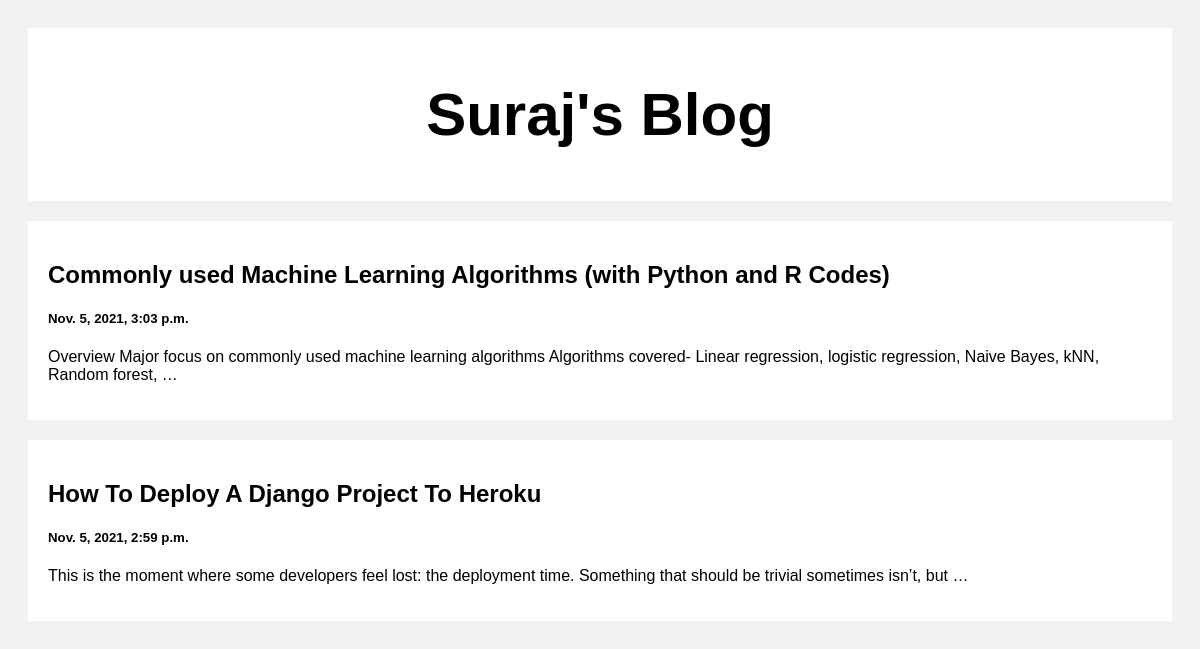
The page / on the database its author committed.
### posts/models.py (models this page shows)
class Post(models.Model):
    title = models.CharField(max_length=100)
    body = models.CharField(max_length=1000000)
    created_at = models.DateTimeField(default=datetime.now, blank=True)

### posts/views.py (the view)
# urls.py: path('', views.index, name='index'),
def index(request):
    posts = Post.objects.all()
    return render(request, 'index.html', {'posts': posts})

### templates/index.html (shortened to what this page needs)
<!DOCTYPE html>
<html>
<head>
</head>
<body>
<div class="header">
  <h2>Suraj's Blog</h2>
</div>
<div class="row">
  <div class="leftcolumn">
    {% for post in posts reversed %}
    <div class="card">
      <a style="text-decoration: none; color: black;" href="/post/{{post.id}}">
        <h2>{{post.title}}</h2>
        <h5>{{post.created_at}}</h5>
        <p>{{post.body|truncatewords:20}}</p>
      </a>
    </div>
    {% endfor %}
  </div>
</div>
</body>
</html>

### templates/index.html (style rules this page uses)
* { box-sizing: border-box; }
body { font-family: Arial; padding: 20px; background: #f1f1f1; }
.header { padding: 2px; font-size: 40px; text-align: center; background: white; }
.leftcolumn { float: left; width: 100%; }
.card { background-color: white; padding: 20px; margin-top: 20px; }
.row:after { content: ""; display: table; clear: both; }

### rows shown on the page
Post: title "Commonly used Machine Learning Algorithms (with Python and R Codes)", created_at "Nov. 5, 2021, 3:03 p.m.", body "Overview Major focus on commonly used machine learning algorithms Algorithms covered- Linear regression, logistic regression, Naive Bayes, kNN, Random forest, …"
Post: title "How To Deploy A Django Project To Heroku", created_at "Nov. 5, 2021, 2:59 p.m.", body "This is the moment where some developers feel lost: the deployment time. Something that should be trivial sometimes isn’t, but …"
